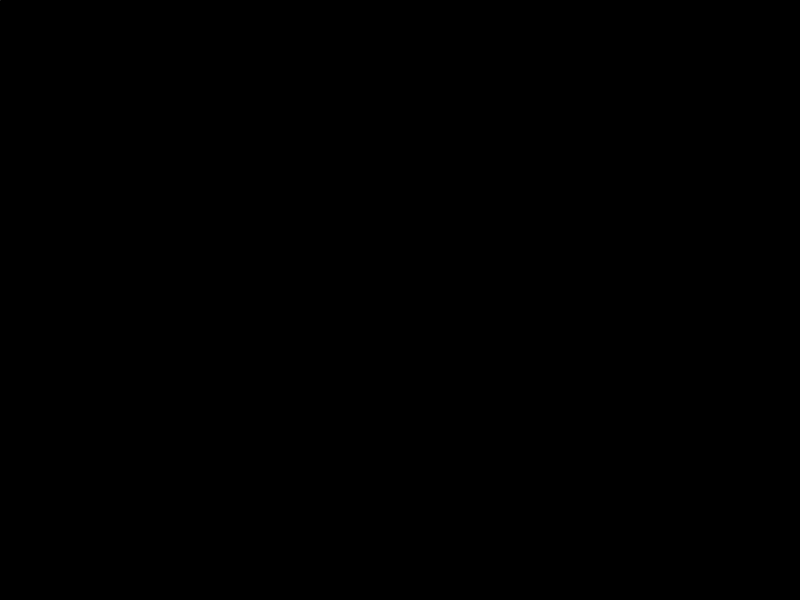
Frame 1 (no input)
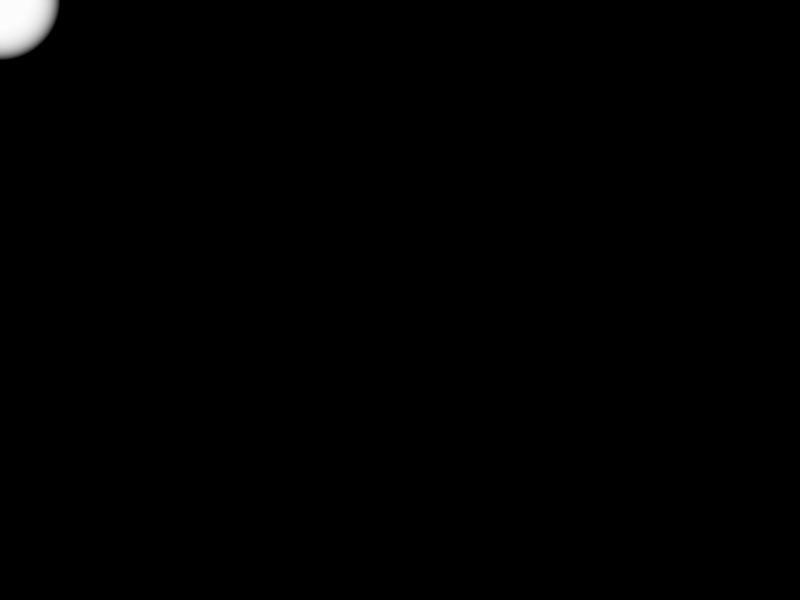
Frame 60 (the mouse pressed at the canvas centre just before this capture)
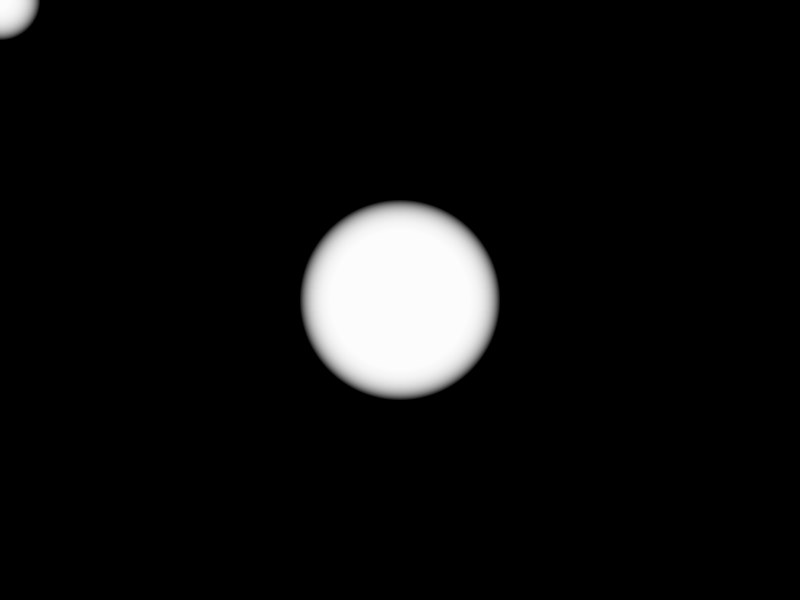
Frame 120 (the mouse held since frame 60 and released just before this capture)

The Processing sketch that drew these frames (run headless with seeded random() and noise(); from frame 60 on, the mouse is pressed at the canvas centre):

// Processing sketch: draw_mouse_1
// ── draw_mouse_1.pde
/* Draw 1 trail of mouse positions */

ArrayList<PVector> trail;

void setup() {
  // Set up your stage
  size(800, 600);
  //fullScreen();
  background(255);

  trail = new ArrayList<PVector>();
}

void draw() {
  background(0);

  // Look up other ways to draw stuff in the reference
  //line(mouseX, mouseY, pmouseX, pmouseY);

  // Grab the mouse position and store it in a PVector
  PVector mouse = new PVector(mouseX, mouseY);

  // Add the current mouse position to the ArrayList trail1
  trail.add(mouse);


  // When trail1 has more than 100 positions, delete the oldest one
  if (trail.size() > 100) {
    trail.remove(0);
  } 

  // Draw trail
  // Calculate the size of the ellipse for each position in the trail based off it's "age" (counter)
  int counter = 0;
  fill(255, 32);
  noStroke();
  for (PVector t : trail) {
    counter++;
    ellipse(t.x, t.y, 2*counter, 2*counter);
  }
}
